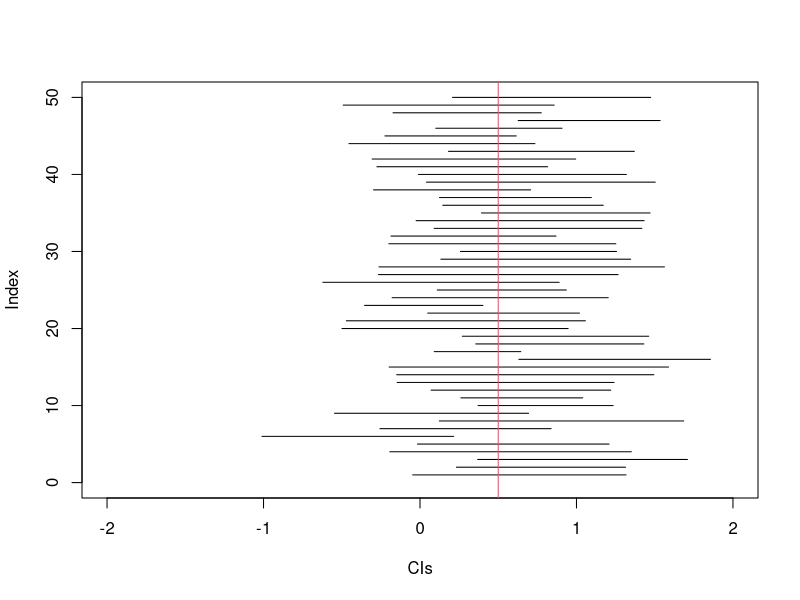

Recreate this plot in R.
## ---- chunk 1
# the true mean
mu <- 0.5

# simulating the population
G <- rnorm(1000, mu)

# initialize plot 
plot(NA, 
    xlim = c(-2,2), 
    ylim = c(0,50), 
    xlab="CIs",
    ylab="Index")

# repeat experiment
for (i in 1:50) {
    # sample size
    k <- 10
    # draw random sample
    x <- sample(G,k)
    # sample mean 
    m <- mean(x)
    # sample standard deviation
    s <- sd(x)
    # confidence interval
    ci_1 <- m - 1.96* s/sqrt(k) 
    ci_2 <- m + 1.96* s/sqrt(k)
    # draw the CI
    segments(ci_1, i, ci_2, i)
}

# the true mean
abline(v=mu, col=2)
## ---- chunk 2
#| warning: false
# load dataset
data <- read.csv("../dataset/survey.csv")

# math scores of introverts and extroverts
x1 <- subset(data, Gender == 'F', 'Score')
x2 <- subset(data, Gender == 'M', 'Score')

# t-test over x1 - x2
t <- t.test(x1, x2, conf.level = .95)

# CI contains 0, meaning there is no significant difference
cat("Means:",  t$estimate, "CI:", t$conf.int)
